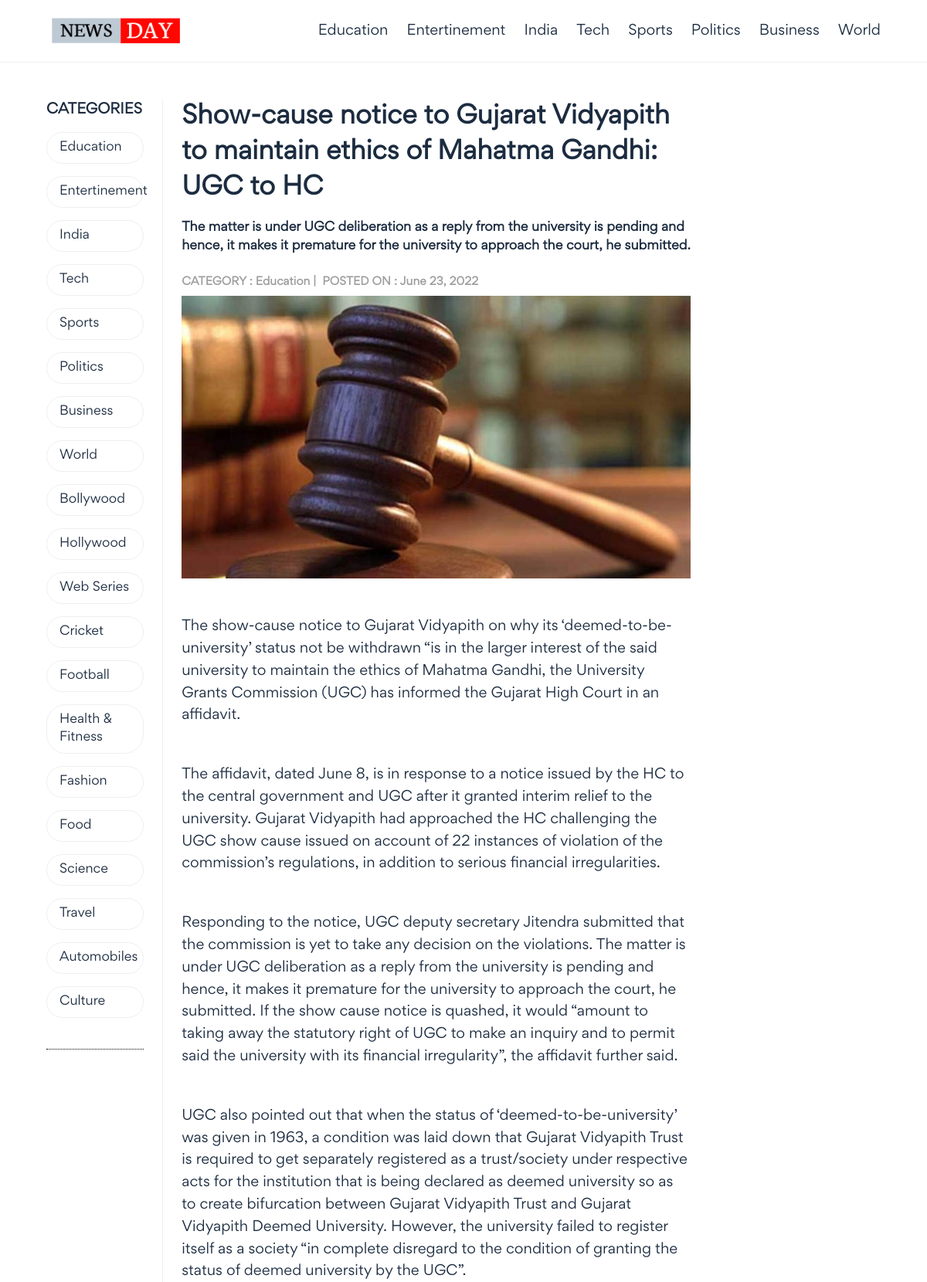
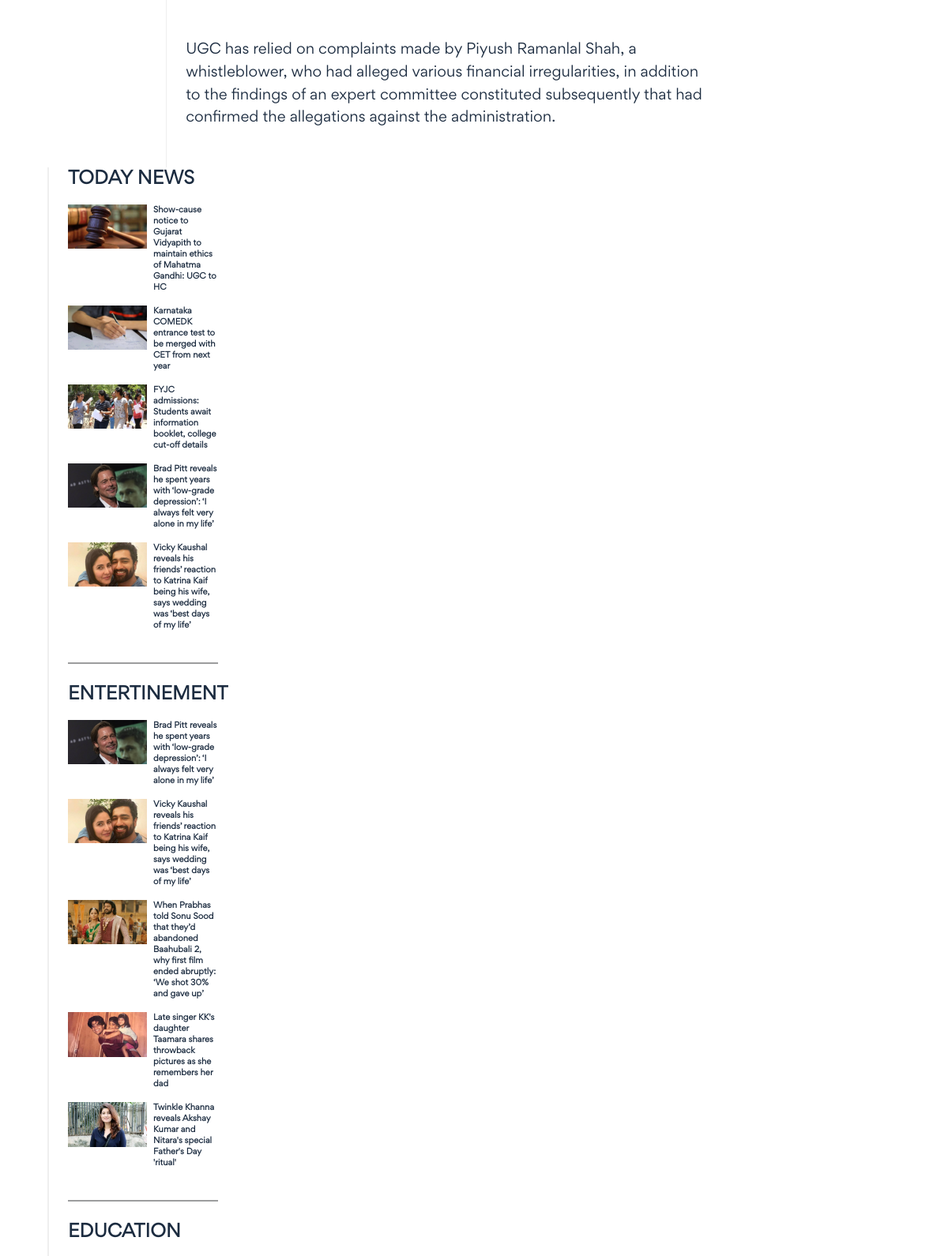
/17 (upper part), run on the app's committed database (2 pictures, top to bottom).
### web/models.py (models this page shows, shortened)
class Category(models.Model):
    title = models.CharField(max_length=25)
    class Meta:
        verbose_name_plural = "categories"

class News(models.Model):
    title = models.CharField(max_length=125)
    short_description = models.TextField()
    description = RichTextField()
    categories = models.ManyToManyField("web.Category")
    featured_image = models.ImageField(upload_to="news/")
    published_date = models.DateField(auto_now_add=True)
    class Meta:
        verbose_name_plural = "news"
        ordering = ["-id"]

### web/views.py (the view)
# urls.py: path('<int:id>',views.news, name="news")
def news(request, id):
    categories = Category.objects.all()
    top_menu = Category.objects.all() [:8]
    trending = News.objects.all() [:5]
    entertinement = News.objects.filter(categories=2) [:5]
    education = News.objects.filter(categories=1) [:5]
    search_categories = request.GET.get("category")
    print(search_categories)
    if search_categories:
        news = news.filter(categories__in=search_categories)
    instances = get_object_or_404(News.objects.filter(id=id))
    context = {
        "categories": categories,
        "top_menu": top_menu,
        "trending": trending,
        "entertinement": entertinement,
        "education": education,
        "instances": instances,
    }
    return render(request, "news.html", context=context)

### templates/news.html
{% extends "base.html" %}
{% block content %} {% load static %}
    <div class="news-section">
        <h1>{{instances.title}}</h1>
        <span>{{instances.short_description}}</span>
        <div class="details">
            {% for category in instances.categories.all %}
                <h4>CATEGORY : {{category.title}} |</h4>
            {% endfor %}
            <span>POSTED ON : {{instances.published_date}}</span>
        </div>
        <div class="news-image">
            <img src="{{instances.featured_image.url}}" alt="News">
        </div>
        <p>{{instances.description|safe}}</p>
    </div>
{% endblock %}

### templates/base.html (shortened to what this page needs)
<!DOCTYPE html>
<html lang="en">
<head>
    {% load static %}
    <link rel="stylesheet" href="{% static './css/style.css' %}" type="text/css" />
</head>
<body>
    <header>
        <section class="wrapper">
            <div class="left">
                <h1>
                    <a href="{% url 'web:index' %}"><img src="{% static './images/logos/logo.png' %}" alt="Logo"></a>
                </h1>
            </div>
            <div class="right">
                <ul>
                    {% for category in top_menu %}
                        <li><a href="{% url 'web:index' %}?category={{category.id}}">{{category.title}}</a></li>
                    {% endfor %}
                </ul>
            </div>
        </section>
    </header>
    <section id="spotlight">
        <section class="wrapper">
            <div class="left-slide-bar">
                <h3>CATEGORIES</h3>
                <ul>
                    {% for category in categories %}
                        <li><a href="{% url 'web:index' %}?category={{category.id}}">{{category.title}}</a></li>
                    {% endfor %}
                </ul>
            </div>
            {% block content %} {% endblock %}
            <div class="right-slide-bar">
                <h3>TODAY NEWS</h3>
                <ul>
                    {% for news in trending %}
                        <li>
                            <a href="{% url 'web:news' id=news.id %}">
                                <img src="{{news.featured_image.url}}" alt="News">
                                <h3>{{news.title}}</h3>
                            </a>
                        </li>
                    {% endfor %}
                </ul>
                <h3>ENTERTINEMENT</h3>
                <ul>
                    {% for news in entertinement %}
                        <li>
                            <a href="{% url 'web:news' id=news.id %}">
                                <img src="{{news.featured_image.url}}" alt="News">
                                <h3>{{news.title}}</h3>
                            </a>
                        </li>
                    {% endfor %}
                </ul>
                <h3>EDUCATION</h3>
            </div>
        </section>
    </section>
</body>
</html>

### static/css/style.css (style rules this page uses)
* { margin: 0; padding: 0; border: 0; vertical-align: baseline; background: transparent; font-weight: normal; text-decoration: none; outline: none; -webkit-box-sizing: border-box; -moz-box-sizing: border-box; box-sizing: border-box; font-family: "Gordita Regular"; }
ol, ul { list-style: none; }
body { font-size: 17px; color: #1c2c40; overflow-x: hidden; min-width: 320px; font-weight: 400; }
a { color: #1c2c40; }
p { line-height: 1.6em; font-size: 16px; font-weight: 400; }
.wrapper { width: 90%; margin: 0 auto; max-width: 1500px; }
img { display: block; width: 100%; height: 100%; }
header { border-bottom: 1px solid #EFEFEF; }
header .wrapper { height: 80px; align-items: center; display: flex; justify-content: space-between; }
header div.left { width: 180px; margin-right: 24px; }
header div.left h1 { display: block; width: 100%; }
header div.left h1 a { display: block; width: 100%; }
header div.left h1 a img { display: block; width: 100%; }
header div.right ul { display: flex; justify-content: start; align-items: center; }
header div.right ul li { margin-right: 24px; }
header div.right ul li:last-child { margin-right: 0; }
header div.right ul li a { font-size: 18px; font-weight: 500; }
#spotlight { padding: 48px 0; }
#spotlight .wrapper { display: flex; justify-content: start; flex-wrap: wrap; }
#spotlight div.left-slide-bar { width: 14%; padding-right: 24px; border-right: 1px solid #EFEFEF; }
#spotlight div.left-slide-bar h3 { font-size: 18px; font-weight: 700; margin-bottom: 16px; }
#spotlight div.left-slide-bar ul { padding-bottom: 24px; border-bottom: 1px dotted #000; }
#spotlight div.left-slide-bar ul li { margin-bottom: 16px; }
#spotlight div.left-slide-bar ul li a { font-size: 16px; font-weight: 500; padding: 8px 16px; border: 1px solid #EFEFEF; display: block; border-radius: 25px; }
#spotlight div.news-section { width: 61%; margin-right: 32px; margin-left: 24px; }
#spotlight div.right-slide-bar { width: 20%; border-left: 2px solid #EFEFEF; padding-left: 24px; }
#spotlight div.right-slide-bar h3 { font-size: 22px; font-weight: 700; margin-bottom: 16px; }
#spotlight div.right-slide-bar ul { border-bottom: 2px double #9c9d9e; margin-bottom: 24px; padding-bottom: 24px; }
#spotlight div.right-slide-bar ul li a { display: flex; justify-content: start; }
#spotlight div.right-slide-bar ul li a img { max-width: 100px; display: block; margin-right: 8px; }
#spotlight div.right-slide-bar ul li a h3 { font-size: 10px; }
#spotlight div.news-section h1 { font-size: 32px; font-weight: 700; margin-bottom: 16px; }
#spotlight div.news-section span { font-size: 16px; font-weight: 700; }
#spotlight div.news-section div.details { margin-top: 24px; display: flex; justify-content: start; }
#spotlight div.news-section div.details h4 { font-size: 14px; font-weight: 700; margin-right: 8px; color: #9c9d9e; }
#spotlight div.news-section div.details span { font-size: 14px; font-weight: 700; color: #9c9d9e; margin-bottom: 8px; }
#spotlight div.news-section div.news-image { display: block; width: 100%; margin-bottom: 24px; }
#spotlight div.news-section div.news-image img { display: block; width: 100%; }
#spotlight div.news-section p { font-size: 18px; font-weight: 500; margin-bottom: 48px; }

### data on the page
Category: title "Education"
Category: title "Entertinement"
Category: title "India"
Category: title "Tech"
Category: title "Sports"
Category: title "Politics"
Category: title "Business"
Category: title "World"
Category: title "Bollywood"
Category: title "Hollywood"
Category: title "Web Series"
Category: title "Cricket"
Category: title "Football"
Category: title "Health & Fitness"
Category: title "Fashion"
Category: title "Food"
Category: title "Science"
Category: title "Travel"
Category: title "Automobiles"
Category: title "Culture"
News: title "Show-cause notice to Gujarat Vidyapith to maintain ethics of Mahatma Gandhi: UGC to HC", short_description "The matter is under UGC deliberation as a reply from the university is pending and hence, it makes it premature for the university to approach the court, he submitted.", published_date "June 23, 2022", featured_image (picture), description "The show-cause notice to Gujarat Vidyapith on why its ‘deemed-to-be-university’ status not be withdrawn “is in the larger interest of the said university to maintain the ethics of Mahatma Gandhi, the University Grants Commission (UGC) has informed the Gujarat High Court in an affidavit. The affidavit, dated June 8, is in response to a notice issued by the HC to the central government and UGC after it granted interim relief to the university. Gujarat Vidyapith had approached the HC challenging the UGC show cause issued on account of 22 instances of violation of the commission’s regulations, in addition to serious financial irregularities. Responding to the notice, UGC deputy secretary…"
News: featured_image (picture), title "Karnataka COMEDK entrance test to be merged with CET from next year"
News: featured_image (picture), title "FYJC admissions: Students await information booklet, college cut-off details"
News: featured_image (picture), title "Brad Pitt reveals he spent years with ‘low-grade depression’: ‘I always felt very alone in my life’"
News: featured_image (picture), title "Vicky Kaushal reveals his friends’ reaction to Katrina Kaif being his wife, says wedding was ‘best days of my life’"
News: featured_image (picture), title "When Prabhas told Sonu Sood that they’d abandoned Baahubali 2, why first film ended abruptly: ‘We shot 30% and gave up’"
News: featured_image (picture), title "Late singer KK's daughter Taamara shares throwback pictures as she remembers her dad"
News: featured_image (picture), title "Twinkle Khanna reveals Akshay Kumar and Nitara's special Father's Day 'ritual'"
